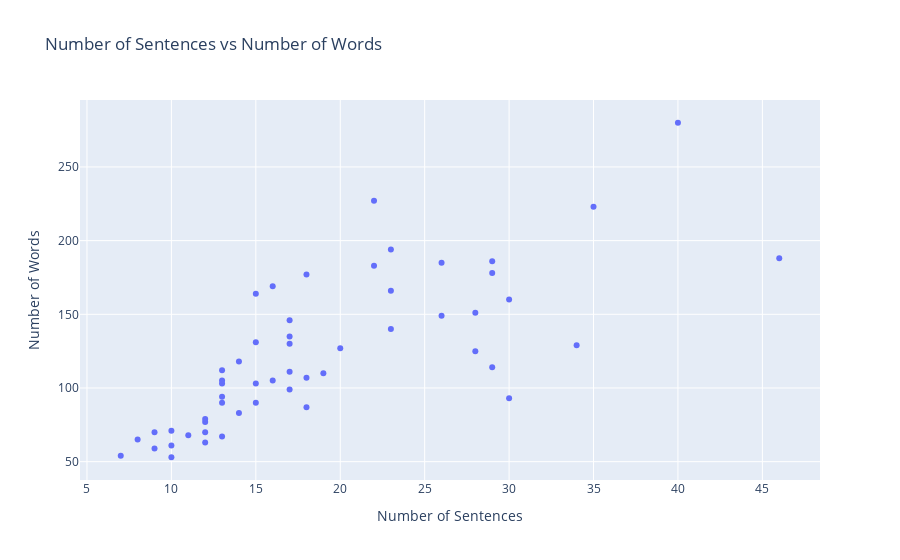
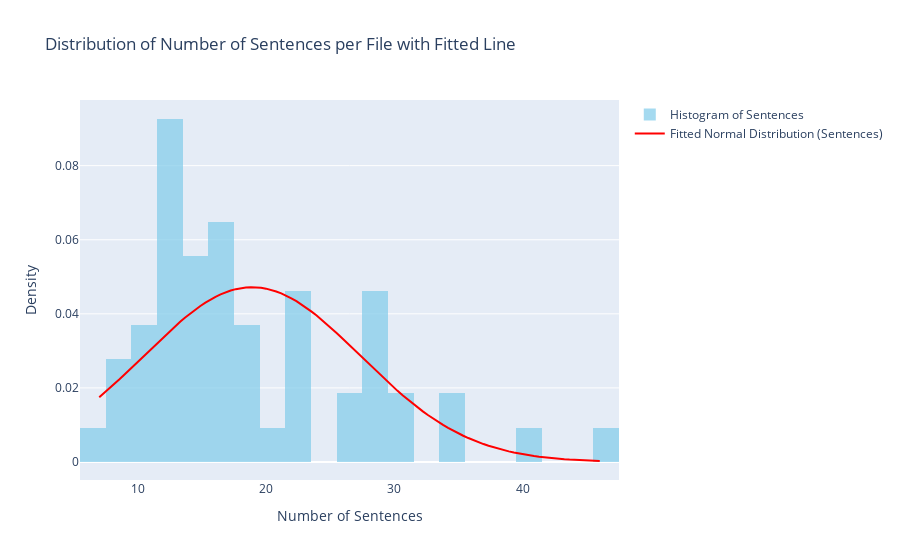
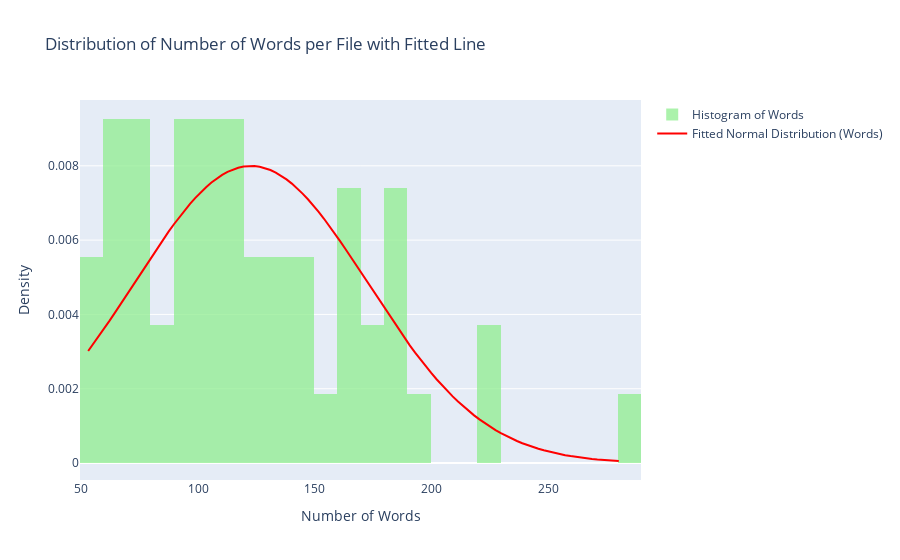

Notebook code cell kept with these figures, in order:
### Code cell
visualize_data_with_fitted_line(summary_df_cc, all_speech_data_cc)
